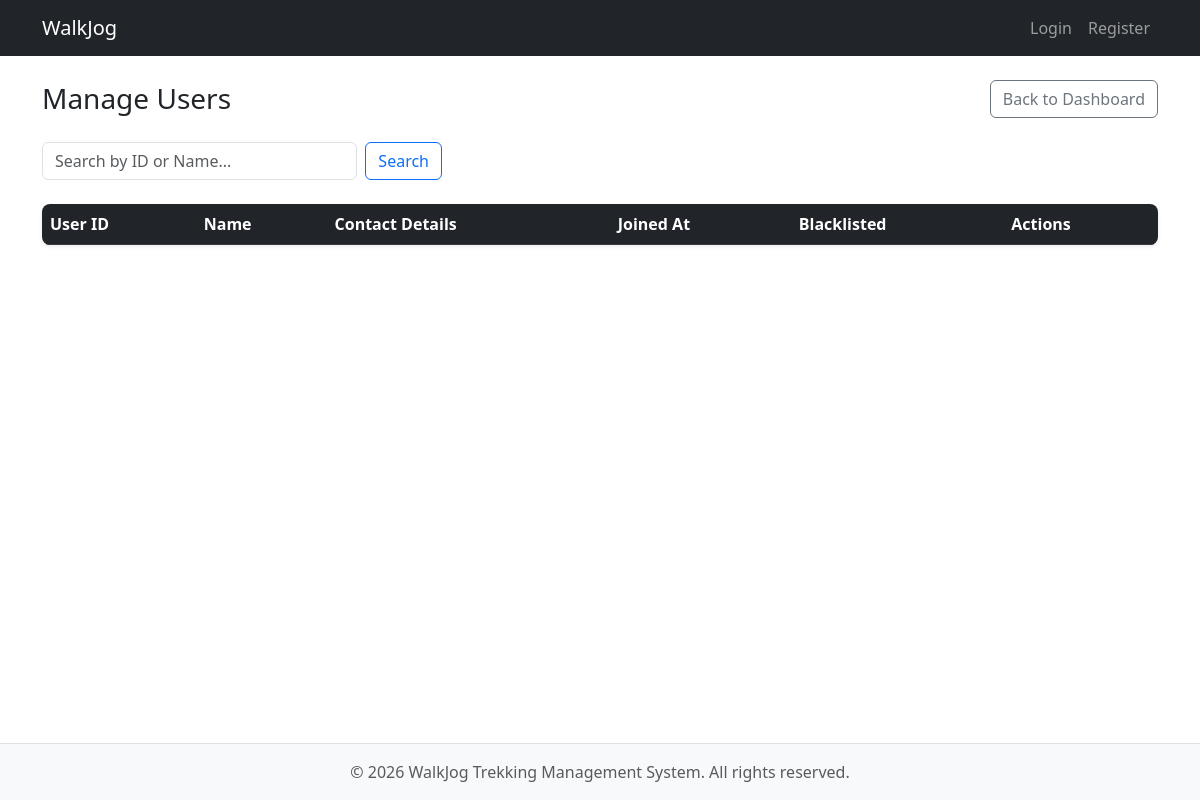
Before: /admin/users with the older database file.
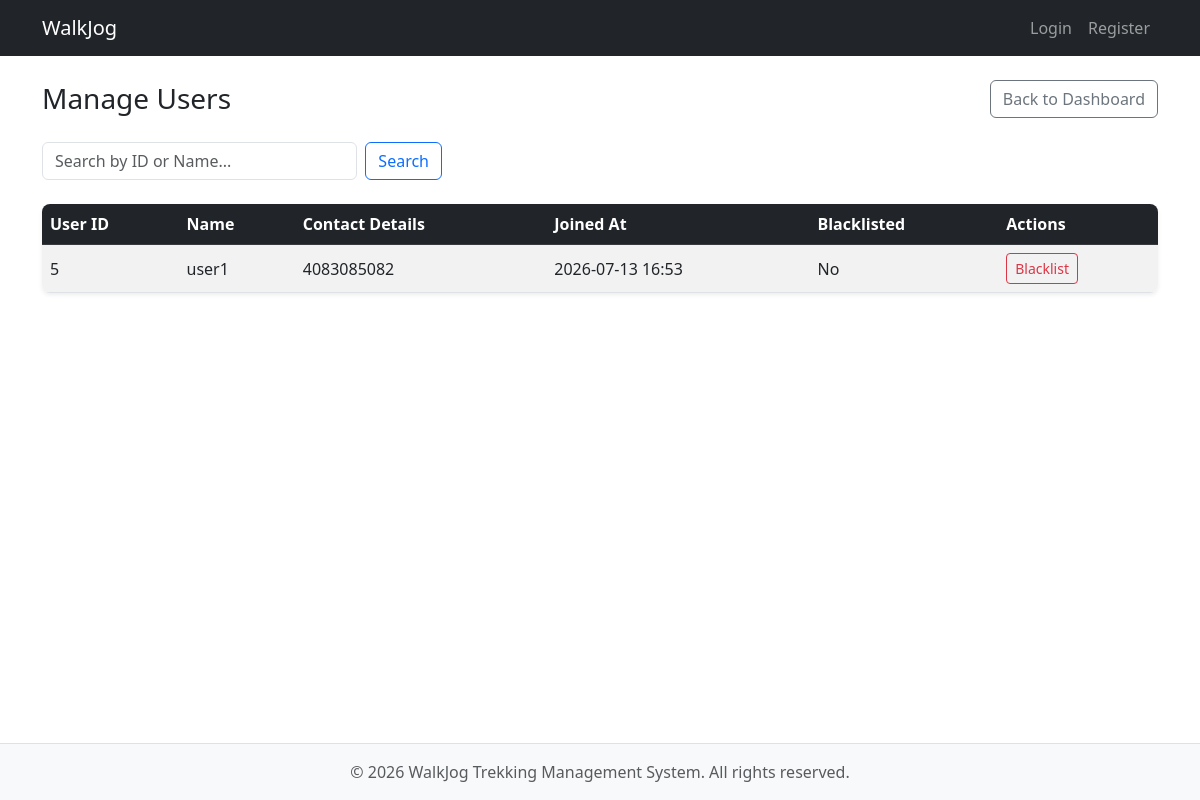
After: the same page with the newer database file.
### models.py (models this page shows)
class UserProfile(db.Model):
    __tablename__ = 'user_profile'
    user_id = db.Column(
        db.Integer,
        db.ForeignKey('users.id'),
        primary_key=True,
        nullable=False
    )
    name = db.Column(db.String(50), nullable=False)
    contact_details = db.Column(db.String(15), nullable=False)
    is_blacklisted = db.Column(db.Boolean, default=False)
    created_at = db.Column(db.DateTime, default=datetime.now)

### app.py (the view)
@app.route('/admin/users')
def manage_users():
    search_query = request.args.get('search', '')
    if search_query:
        users = UserProfile.query.filter(UserProfile.name.ilike(f'%{search_query}%') | (UserProfile.user_id == search_query if search_query.isdigit() else False)).all()
    else:
        users = UserProfile.query.all()
    return render_template('manage_users.html', users=users)

### templates/manage_users.html (shortened to what this page needs)
{% extends "base.html" %}
{% block content %}
<div class="d-flex justify-content-between align-items-center mb-4">
    <h1 class="h3 mb-0">Manage Users</h1>
    <a href="/admin/dashboard/admin" class="btn btn-outline-secondary">Back to Dashboard</a>
</div>
<form method="GET" class="d-flex mb-4" style="max-width: 400px;">
    <input class="form-control me-2" type="text" name="search" placeholder="Search by ID or Name..." value="{{ request.args.get('search', '') }}">
    <button class="btn btn-outline-primary" type="submit">Search</button>
</form>
{% set query = request.args.get('search', '').lower() %}
<div class="table-responsive bg-white rounded-3 shadow-sm">
    <table class="table table-hover table-striped mb-0 align-middle">
        <thead class="table-dark">
        <tr>
            <th>User ID</th>
            <th>Name</th>
            <th>Contact Details</th>
            <th>Joined At</th>
            <th>Blacklisted</th>
            <th>Actions</th>
        </tr>
        </thead>
        <tbody>
        {% for user in users %}
        {% if not query or query in user.name.lower() %}
        <tr>
            <td>{{ user.user_id }}</td>
            <td>{{ user.name }}</td>
            <td>{{ user.contact_details }}</td>
            <td>{{ user.created_at.strftime('%Y-%m-%d %H:%M') if user.created_at else '' }}</td>
            <td>{{ 'Yes' if user.is_blacklisted else 'No' }}</td>
            <td>
                {% if not user.is_blacklisted %}
                <a href="{{ url_for('blacklist_user', user_id=user.user_id) }}" class="btn btn-sm btn-outline-danger">Blacklist</a>
                {% else %}
                <span class="badge bg-secondary">Blacklisted</span>
                <a href="{{ url_for('unblacklist_user', user_id=user.user_id) }}" class="btn btn-sm btn-outline-success ms-1">Unblacklist</a>
                {% endif %}
            </td>
        </tr>
        {% endif %}
        {% endfor %}
        </tbody>
    </table>
</div>
{% endblock %}

Changed rows visible on the page:
added UserProfile: user_id "5", name "user1", contact_details "4083085082", created_at "2026-07-13 16:53", is_blacklisted "No"
